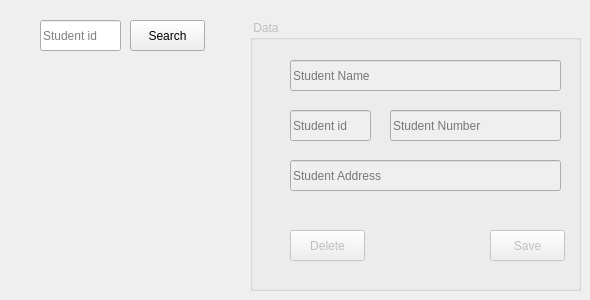
      <widget class="QWidget" name="tab_16">
       <attribute name="title">
        <string>Edit Student or Delete</string>
       </attribute>
       <widget class="QLineEdit" name="lineEdit_26">
        <property name="geometry">
         <rect>
          <x>40</x>
          <y>20</y>
          <width>81</width>
          <height>31</height>
         </rect>
        </property>
        <property name="placeholderText">
         <string>Student id</string>
        </property>
       </widget>
       <widget class="QPushButton" name="pushButton_16">
        <property name="geometry">
         <rect>
          <x>130</x>
          <y>20</y>
          <width>75</width>
          <height>31</height>
         </rect>
        </property>
        <property name="text">
         <string>Search</string>
        </property>
       </widget>
       <widget class="QGroupBox" name="groupBox_5">
        <property name="enabled">
         <bool>false</bool>
        </property>
        <property name="geometry">
         <rect>
          <x>250</x>
          <y>20</y>
          <width>331</width>
          <height>271</height>
         </rect>
        </property>
        <property name="title">
         <string> Data</string>
        </property>
        <widget class="QPushButton" name="pushButton_13">
         <property name="geometry">
          <rect>
           <x>240</x>
           <y>210</y>
           <width>75</width>
           <height>31</height>
          </rect>
         </property>
         <property name="text">
          <string>Save</string>
         </property>
        </widget>
        <widget class="QLineEdit" name="lineEdit_27">
         <property name="geometry">
          <rect>
           <x>40</x>
           <y>40</y>
           <width>271</width>
           <height>31</height>
          </rect>
         </property>
         <property name="placeholderText">
          <string>Student Name</string>
         </property>
        </widget>
        <widget class="QLineEdit" name="lineEdit_28">
         <property name="geometry">
          <rect>
           <x>40</x>
           <y>90</y>
           <width>81</width>
           <height>31</height>
          </rect>
         </property>
         <property name="placeholderText">
          <string>Student id</string>
         </property>
        </widget>
        <widget class="QLineEdit" name="lineEdit_30">
         <property name="geometry">
          <rect>
           <x>140</x>
           <y>90</y>
           <width>171</width>
           <height>31</height>
          </rect>
         </property>
         <property name="placeholderText">
          <string>Student Number</string>
         </property>
        </widget>
        <widget class="QLineEdit" name="lineEdit_31">
         <property name="geometry">
          <rect>
           <x>40</x>
           <y>140</y>
           <width>271</width>
           <height>31</height>
          </rect>
         </property>
         <property name="placeholderText">
          <string>Student Address</string>
         </property>
        </widget>
        <widget class="QPushButton" name="pushButton_14">
         <property name="geometry">
          <rect>
           <x>40</x>
           <y>210</y>
           <width>75</width>
           <height>31</height>
          </rect>
         </property>
         <property name="text">
          <string>Delete</string>
         </property>
        </widget>
       </widget>
      </widget>
